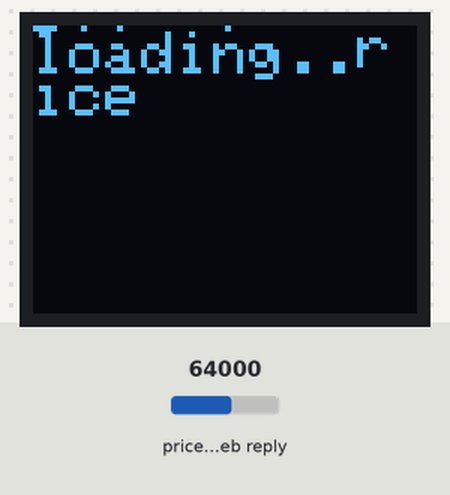
Bench run of a sketch on a simulated ESP8266 (Wemos D1 mini). Parts: 64×48 one-colour display. The test bench sets the inputs (shaded band); at power-on: price in the web reply 64000. WiFi joins after 1.5 s; servers stay silent unless stated; the display library's start-up logo is not drawn; web services answer with replies made up by the test bench; what the sketch prints to the serial monitor is not drawn.

Above: at 1.7 s.
At 60.3 s:
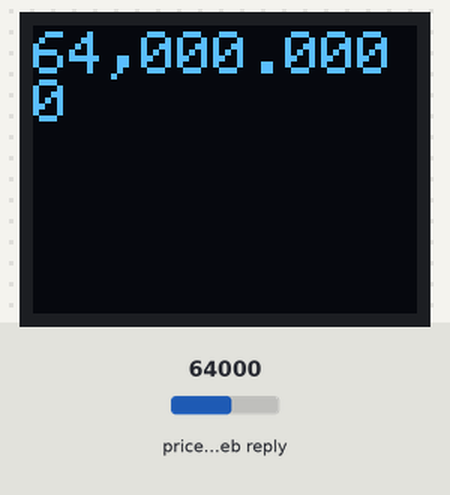

The sketch:

wemosbitcoinoled.ino
```cpp
//OLED library required - you can install this via the library manager, here are links to them
//https://github.com/sparkfun/SparkFun_Micro_OLED_Arduino_Library

#include <ESP8266WiFi.h>
#include <Wire.h>
#include <SFE_MicroOLED.h>
#include <ArduinoJson.h>

const char* ssid = "iainhendry";
const char* pass = "iain061271";
#define PIN_RESET 255 //
#define DC_JUMPER 0 // I2C Addres: 0 - 0x3C, 1 - 0x3D
String id;
String value;
String json;

MicroOLED oled(PIN_RESET, DC_JUMPER); // I2C Example

WiFiClient client;

// delay between updates
const unsigned long postingInterval = 60L * 1000L;
unsigned long lastConnectionTime = 0;

void setup()
{
delay(100);
Serial.begin(115200);
Serial.println();
Serial.println();
Serial.print("Connecting to ");
Serial.println(ssid);
WiFi.begin(ssid, pass);
while (WiFi.status() != WL_CONNECTED)
{
delay(500);
Serial.print(".");
}
Serial.println("");
Serial.println("WiFi connected");
Serial.println("IP address: ");
Serial.println(WiFi.localIP());

Serial.print("Connecting to ");

oled.begin();
oled.clear(ALL);
oled.setCursor(0,0);
oled.display();
oled.clear(PAGE);
oled.clear(ALL);
oled.print("Bitcoin price");
oled.setCursor(0,1);
oled.print("loading..");
oled.display(); // Display what's in the buffer (splashscreen)
delay(50);

}

int check_connect = 0;

void httpRequest()
{
client.stop();

// if there's a successful connection:
if (client.connect("api.coindesk.com", 80))
{
Serial.println("connecting...");
client.println("GET /v1/bpi/currentprice.json HTTP/1.1");
client.println("Host: api.coindesk.com");
client.println("User-Agent: ESP8266/1.1");
client.println("Connection: close");
client.println();
lastConnectionTime = millis();
}
else
{
// if you couldn't make a connection:
Serial.println("connection failed");
}
}

void loop()
{
int cnt;

if (cnt++ == 10000)
{
cnt = 0;
if (check_connect++ == 50)
{
check_connect = 0;
if (WiFi.status() != WL_CONNECTED)
{
}
}
}

if (millis() - lastConnectionTime > postingInterval)
{
httpRequest();
unsigned int i = 0; //timeout counter
int n = 1; // char counter
char json[500] ="{";

while (!client.find("\"USD\":{")){}

while (i<20000)
{
if (client.available())
{
char c = client.read();
json[n]=c;
if (c=='}') break;
n++;
i=0;
}
i++;
}

StaticJsonBuffer<500> jsonBuffer;
JsonObject& root = jsonBuffer.parseObject(json);

String newjson = root["code"];
String value = root["rate"];
id = newjson.substring(9,12);

// value = newjson.substring(41,51);
oled.display();
oled.clear(PAGE); // Clear the display's internal memory
oled.clear(ALL); // Clear the library's display buffer
oled.setCursor(0,1);
oled.print(value);
oled.display();

id="";
value="";
}
}
```

Measured:
- what the display in image 0 shows lasts 58.7 s, from 1.6 s to 60.3 s
